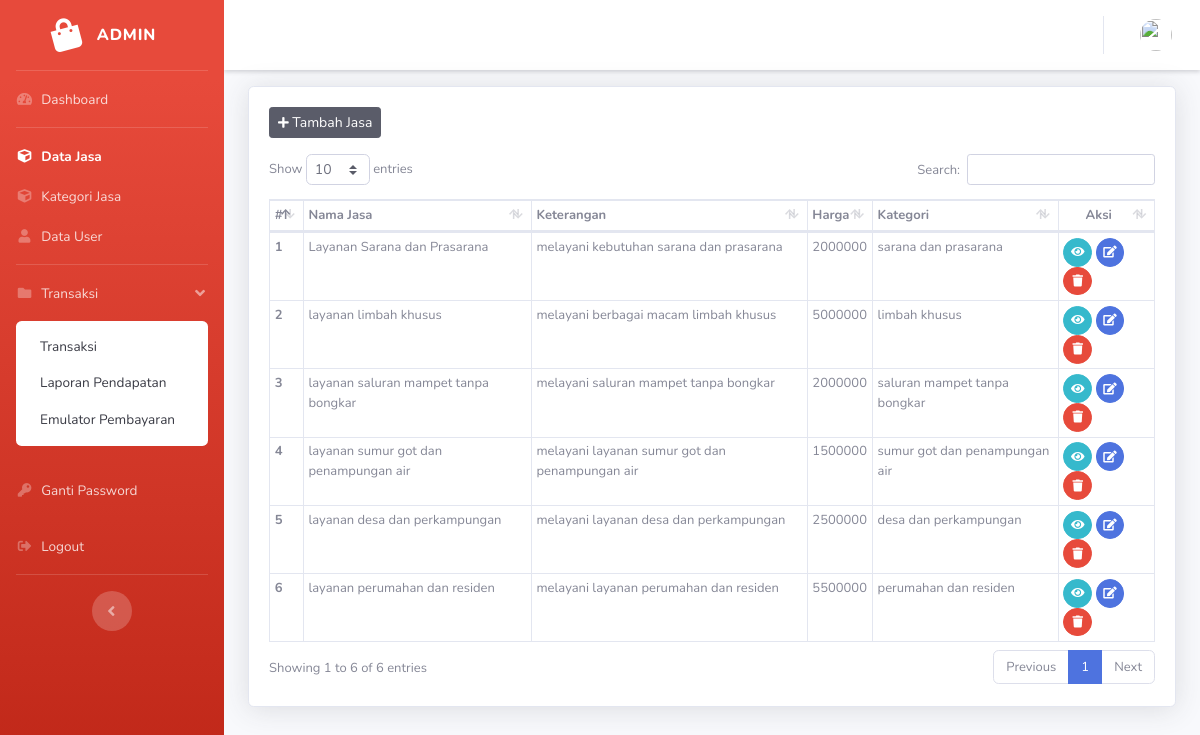
Page /index.php/admin/data_barang on the committed database.
### tables this page shows
CREATE TABLE `tb_jasa` (
  `id_barang` int(11) NOT NULL,
  `nama_barang` varchar(128) NOT NULL,
  `keterangan` varchar(128) NOT NULL,
  `harga` varchar(128) NOT NULL,
  `id_kategori` int(11) NOT NULL,
  `gambar` varchar(128) NOT NULL
);

CREATE TABLE `kategori` (
  `id_kategori` int(11) NOT NULL,
  `nama_kategori` varchar(128) NOT NULL
);

### application/controllers/admin/Data_barang.php (called while the page is built, shortened)
<?php
class Data_barang extends CI_Controller
{
   public function index()
   {
      $data['title'] = 'Data Barang';
      $data['user'] = $this->db->get_where('user', ['email' => $this->session->userdata('email')])->row_array();
      $data['barang'] = $this->Model_barang->tampil_admin();
      $data['kategori'] = $this->Model_barang->tampil_kategori();
      $this->load->view('admin_templates/header', $data);
      $this->load->view('admin_templates/sidebar');
      $this->load->view('admin_templates/topbar', $data);
      $this->load->view('admin/data_barang', $data);
      $this->load->view('admin_templates/footer');
   }
}

### index.php (called while the page is built, shortened)
<?php
require_once BASEPATH.'core/CodeIgniter.php';

### application/models/Model_barang.php (called while the page is built, shortened)
<?php
class Model_barang extends CI_Model
{
   public function tampil_admin()
   {
      $query = "SELECT `tb_jasa`.*, `kategori`.`nama_kategori`
                  FROM `tb_jasa` JOIN `kategori`
                  ON `tb_jasa`.`id_kategori` = `kategori`.`id_kategori`
                ";
      return $this->db->query($query)->result_array();
   }
}

### application/views/admin/data_barang.php (the view, shortened to what this page needs)
<div class="container" style="font-size:13px;">
   <div class="row">
      <div class="col-md">
         <div class="card shadow">
            <div class="card-body">
               <button type="button" class="btn btn-sm btn-dark mb-3" data-toggle="modal" data-target="#exampleModal">
                  <i class="fas fa-plus fa-sm"></i> Tambah Jasa
               </button>
               <table id="dataTable" class="table table-sm table-bordered">
                  <thead>
                     <tr>
                        <th scope="col">#</th>
                        <th scope="col">Nama Jasa</th>
                        <th scope="col">Keterangan</th>
                        <th scope="col">Harga</th>
                        <th scope="col">Kategori</th>
                        <th scope="col" class="text-center">Aksi</th>
                     </tr>
                  </thead>
                  <tbody>
                     <?php
                     $i = 1;
                     foreach ($barang as $brg) : ?>
                        <tr>
                           <th scope="row"><?= $i++; ?></th>
                           <td><?= $brg['nama_barang']; ?></td>
                           <td><?= $brg['keterangan'];; ?></td>
                           <td><?= $brg['harga']; ?></td>
                           <td><?= $brg['nama_kategori'];; ?></td>
                           <td>
                              <a href="<?= base_url('admin/data_barang/detail/') . $brg['id_barang']; ?>" class="btn btn-circle btn-sm btn-info"><i class="fas fa-eye"></i></a>
                              <a href="<?= base_url('admin/data_barang/edit/') . $brg['id_barang']; ?>" class="btn btn-circle btn-sm btn-primary"><i class="fas fa-edit"></i></a>
                              <a href="<?= base_url('admin/data_barang/hapus/') . $brg['id_barang']; ?>" class="btn btn-circle btn-sm btn-danger"><i class="fas fa-trash"></i></a>
                           </td>
                        </tr>
                     <?php endforeach; ?>
                  </tbody>
               </table>
            </div>
         </div>
      </div>
   </div>
</div>

### rows in the picture
tb_jasa: nama_barang "Layanan Sarana dan Prasarana", keterangan "melayani kebutuhan sarana dan prasarana", harga "2000000", id_kategori.nama_kategori "sarana dan prasarana"
tb_jasa: nama_barang "layanan limbah khusus", keterangan "melayani berbagai macam limbah khusus", harga "5000000", id_kategori.nama_kategori "limbah khusus"
tb_jasa: nama_barang "layanan saluran mampet tanpa bongkar", keterangan "melayani saluran mampet tanpa bongkar", harga "2000000", id_kategori.nama_kategori "saluran mampet tanpa bongkar"
tb_jasa: nama_barang "layanan sumur got dan penampungan air", keterangan "melayani layanan sumur got dan penampungan air", harga "1500000", id_kategori.nama_kategori "sumur got dan penampungan air"
tb_jasa: nama_barang "layanan desa dan perkampungan", keterangan "melayani layanan desa dan perkampungan", harga "2500000", id_kategori.nama_kategori "desa dan perkampungan"
tb_jasa: nama_barang "layanan perumahan dan residen", keterangan "melayani layanan perumahan dan residen", harga "5500000", id_kategori.nama_kategori "perumahan dan residen"
